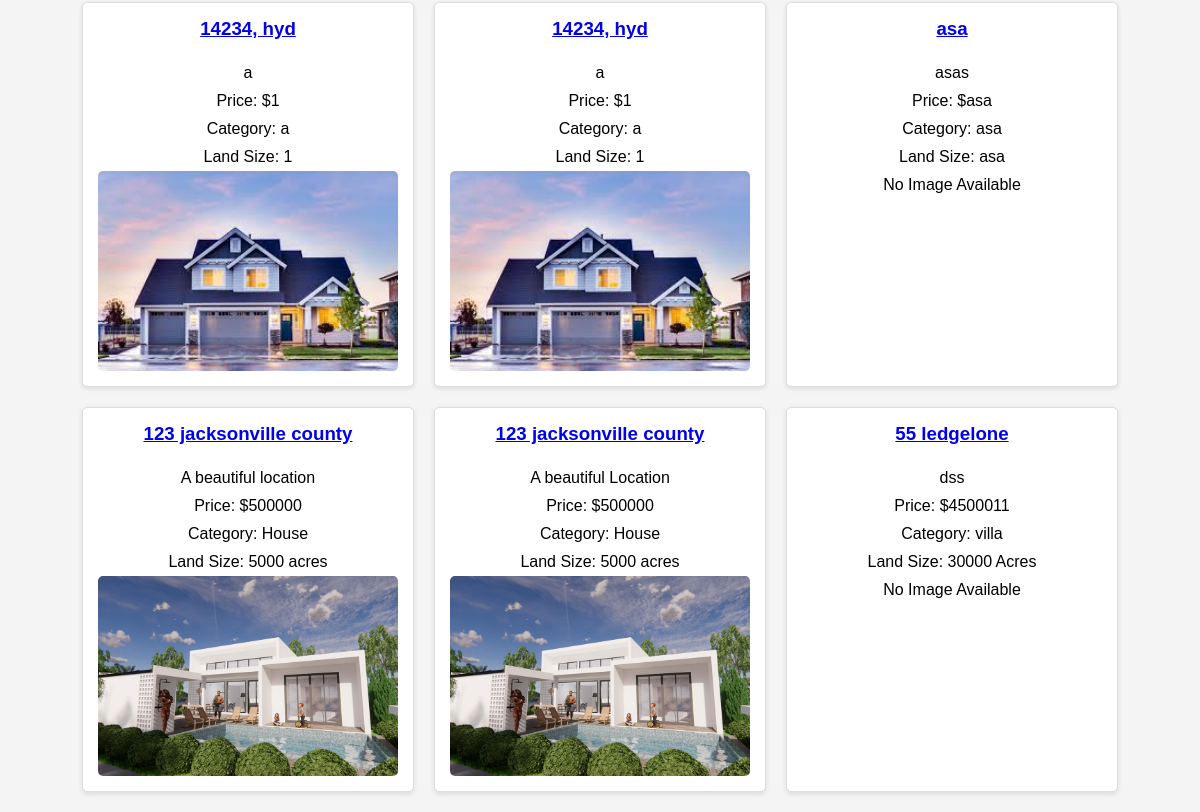
The app's page /properties/ (signed in, lower part), older data.
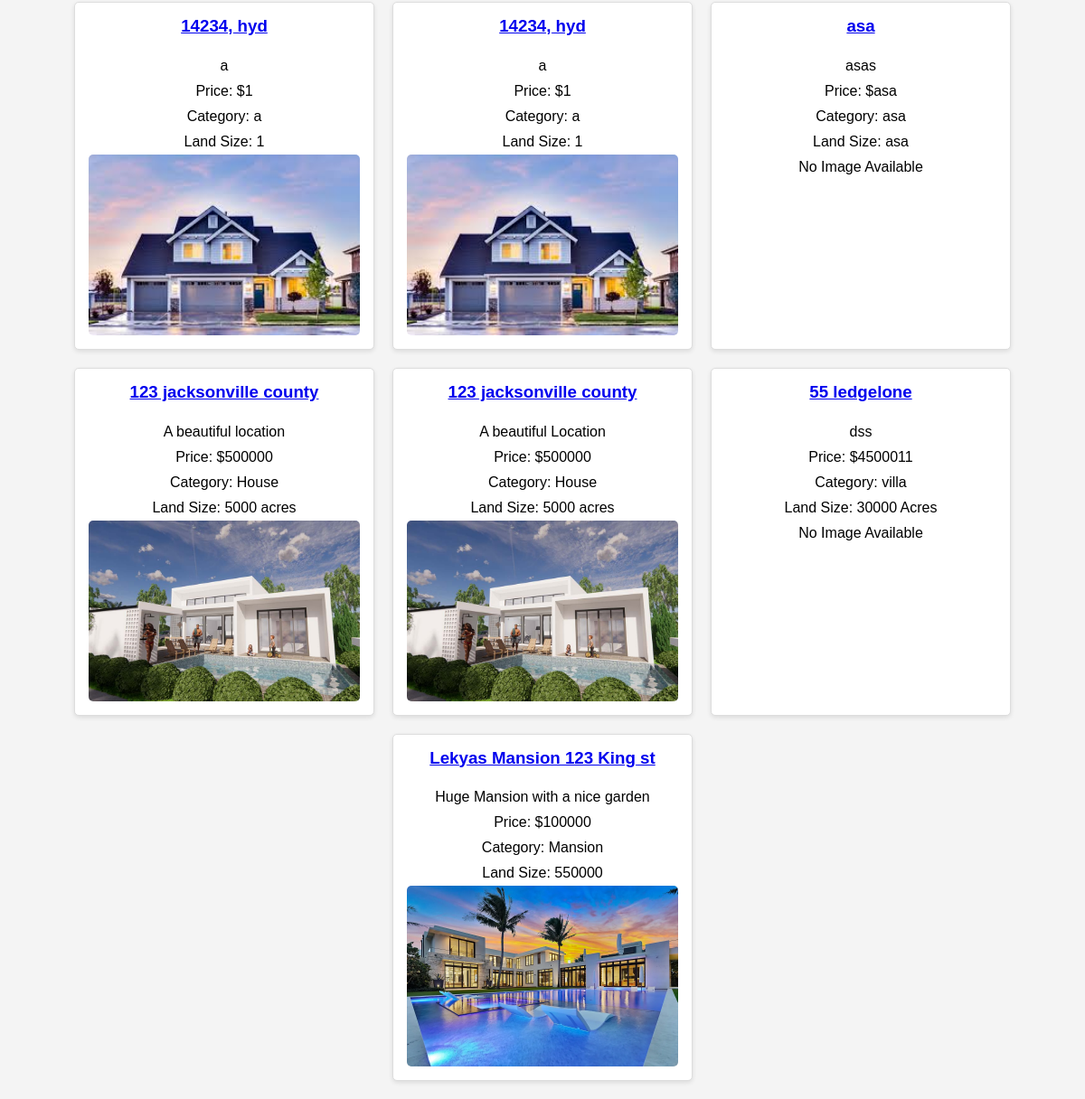
The same page, newer data.
### core/models.py (models this page shows, shortened)
class Property(models.Model):
    property_purchaser = models.ForeignKey(PropertyPurchaser, on_delete=models.CASCADE)
    address = models.CharField(max_length=255)
    description = models.TextField()
    price = models.CharField(max_length=20)
    category = models.CharField(max_length=50)
    land_size = models.CharField(max_length=20)
    image = models.ImageField(upload_to='property_images/', null=True, blank=True)
    number_of_bedrooms = models.CharField(max_length=5, null=True, blank=True)
    number_of_bathrooms = models.CharField(max_length=5, null=True, blank=True)
    garage = models.CharField(max_length=5, null=True, blank=True)
    year_built = models.CharField(max_length=4, null=True, blank=True)

### core/views.py (the view)
# urls.py: path('properties/', views.property_list, name='property_list'),
@login_required
def property_list(request):
    properties = Property.objects.all()
    return render(request, 'property_list.html', {'properties': properties})

### core/templates/property_list.html (shortened to what this page needs)
{% extends "base.html" %}
{% block content %}
    <div class="property-list">
        {% for property in properties %}
            <div class="property">
                <h3><a href="{% url 'property_detail' property.id %}">{{ property.address }}</a></h3>
                <p>{{ property.description }}</p>
                <p>Price: ${{ property.price }}</p>
                <p>Category: {{ property.category }}</p>
                <p>Land Size: {{ property.land_size }}</p>
                {% if property.image %}
                    <img src="{{ property.image.url }}" alt="Property Image">
                {% else %}
                    <p>No Image Available</p>
                {% endif %}
            </div>
        {% endfor %}
    </div>
{% endblock %}

Row changes from the older to the newer data that the page shows:
added Property: address "Lekyas Mansion 123 King st", description "Huge Mansion with a nice garden", price "100000", category "Mansion", land_size "550000", image (picture)
